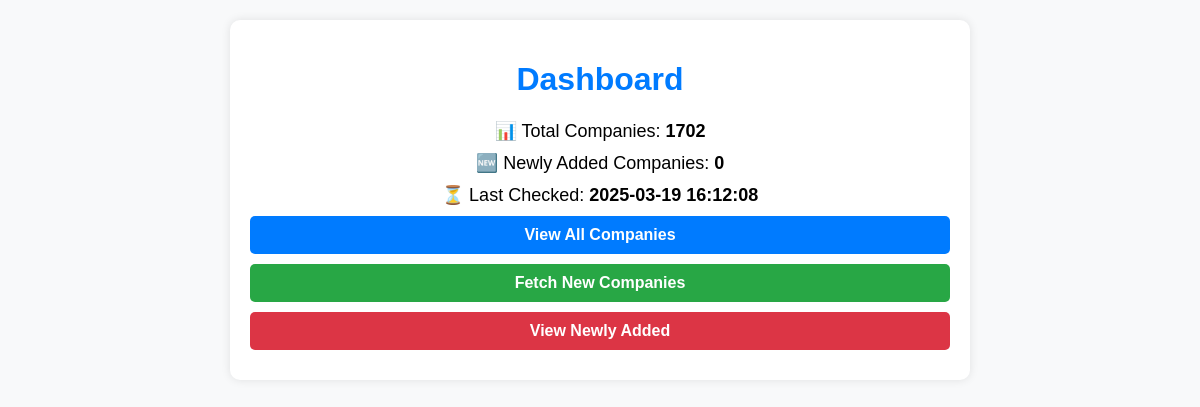
The page / (signed in) on the database as committed earlier.
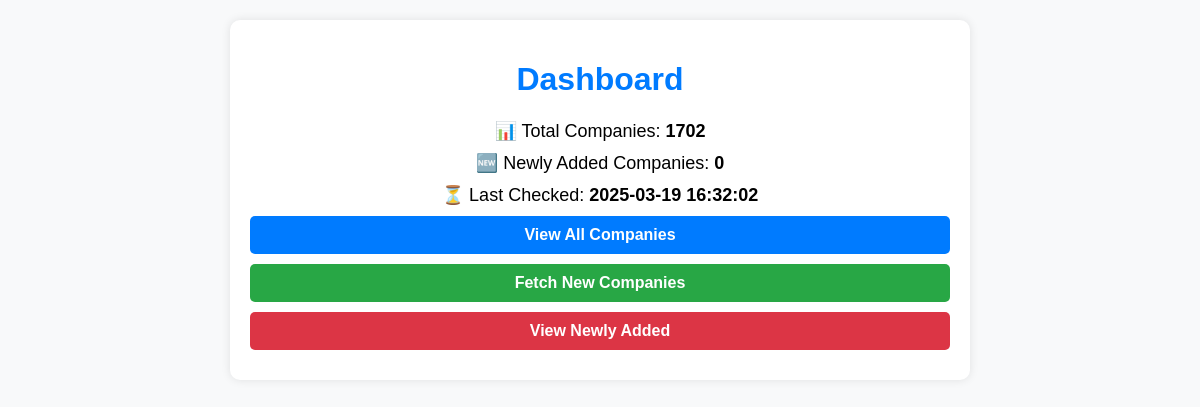
The same page on the database as committed later.
### tables this page shows
CREATE TABLE last_checked (
            id INTEGER PRIMARY KEY AUTOINCREMENT,
            timestamp TEXT,
            new_count INTEGER
        );

### app.py (the view)
    def wrapper(*args, **kwargs):
        if not is_logged_in():
            return redirect(url_for("login"))
        return func(*args, **kwargs)

### app.py (called while the page is built)
def is_logged_in():
    return session.get("logged_in")

def login_required(func):
    def wrapper(*args, **kwargs):
        if not is_logged_in():
            return redirect(url_for("login"))
        return func(*args, **kwargs)
    wrapper.__name__ = func.__name__
    return wrapper

def fetch_companies():
    conn = sqlite3.connect("companies.db")
    cursor = conn.cursor()
    cursor.execute("SELECT id, url FROM companies ORDER BY id DESC")  # Newest first
    companies = cursor.fetchall()
    conn.close()
    return companies

def get_last_checked():
    conn = sqlite3.connect("companies.db")
    cursor = conn.cursor()
    cursor.execute("SELECT timestamp, new_count FROM last_checked ORDER BY id DESC LIMIT 1")
    result = cursor.fetchone()
    conn.close()
    return result if result else ("Never", 0)

@app.route('/')
@login_required
def index():
    companies = fetch_companies()
    total_companies = len(companies)
    last_checked, new_companies = get_last_checked()
    return render_template("index.html", total_companies=total_companies, last_checked=last_checked, new_companies=new_companies)

### templates/index.html (shortened to what this page needs)
<!DOCTYPE html>
<html lang="en">
<head>
</head>
<body>
    <div class="container">
        <h1>Dashboard</h1>
        <p class="stats">📊 Total Companies: <b>{{ total_companies }}</b></p>
        <p class="stats">🆕 Newly Added Companies: <b>{{ new_companies }}</b></p>
        <p class="stats">⏳ Last Checked: <b>{{ last_checked }}</b></p>
        <a class="btn btn-blue" href="{{ url_for('companies') }}">View All Companies</a>
        <a class="btn btn-green" href="{{ url_for('fetch_new') }}">Fetch New Companies</a>
        <a class="btn btn-red" href="{{ url_for('new_records') }}">View Newly Added</a>
    </div>
</body>
</html>

### templates/index.html (style rules this page uses)
body { font-family: Arial, sans-serif; text-align: center; margin: 20px; background: #f8f9fa; }
.container { max-width: 700px; margin: auto; background: white; padding: 20px; border-radius: 10px; box-shadow: 0 0 10px rgba(0, 0, 0, 0.1); }
h1 { color: #007bff; }
.stats { font-size: 18px; margin: 10px 0; }
.btn { display: block; margin: 10px auto; padding: 10px 20px; text-decoration: none; border-radius: 5px; color: white; font-weight: bold; text-align: center; }
.btn-blue { background: #007bff; }
.btn-green { background: #28a745; }
.btn-red { background: #dc3545; }

Rows that differ between the two databases and show on the page:
no longer on this page (row unchanged): last_checked: timestamp "2025-03-19 16:12:08"
added last_checked: timestamp "2025-03-19 16:32:02"
